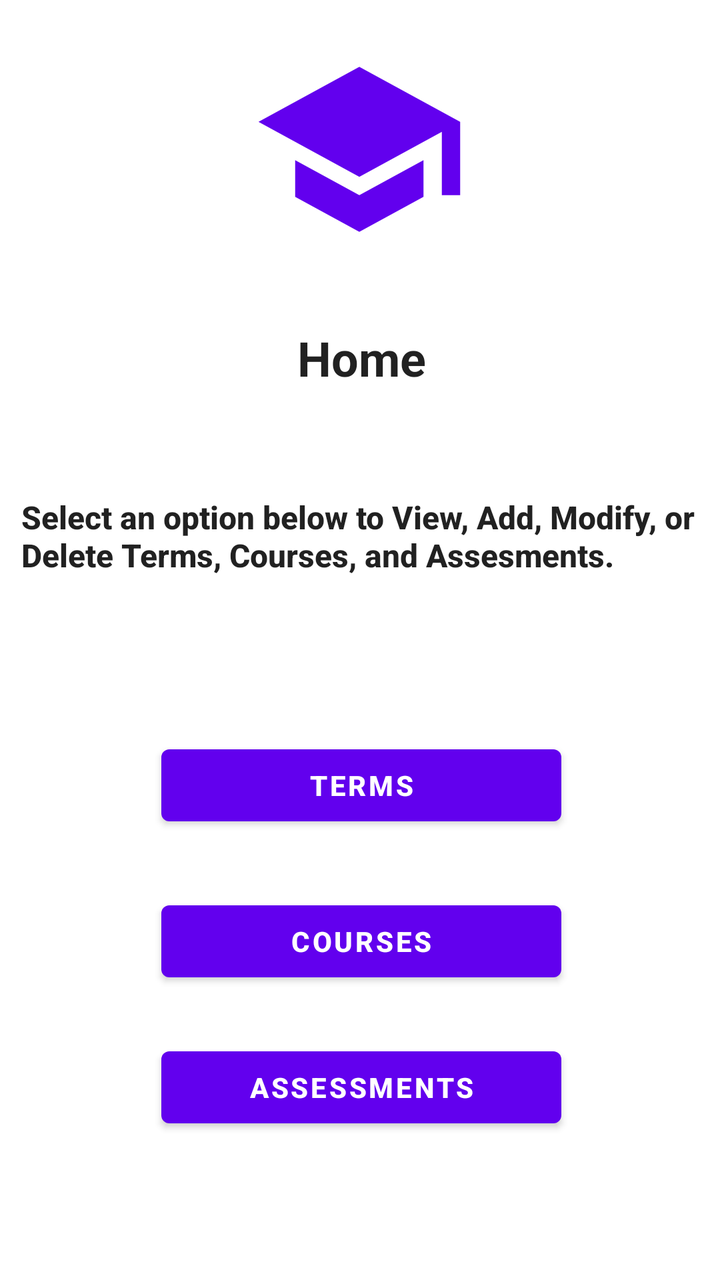
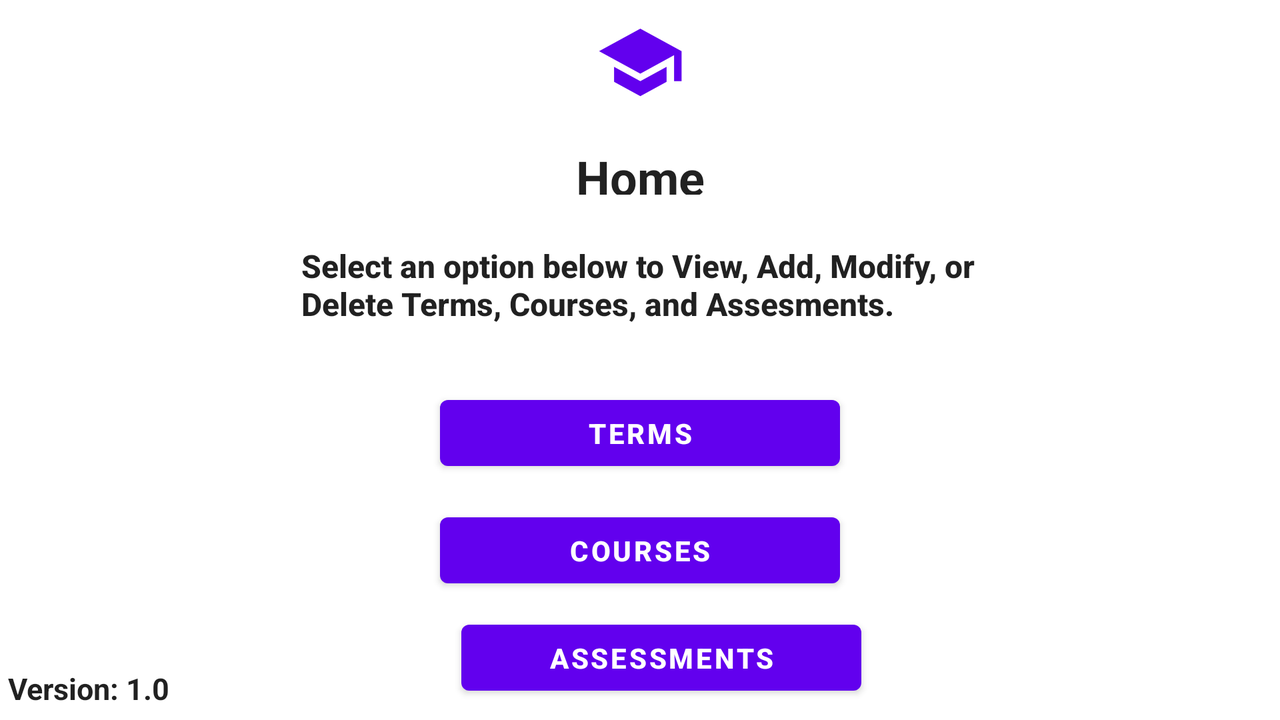

One screen, two layout resources from the same app: the default and the repository's alternative for another configuration. Each is rendered where Android would select it; the XML of both is given below.
<!-- AndroidManifest.xml: application theme Theme.RichardBrownC196 -->
<!-- res/layout/activity_main.xml -->
<?xml version="1.0" encoding="utf-8"?>
<androidx.constraintlayout.widget.ConstraintLayout xmlns:android="http://schemas.android.com/apk/res/android"
    xmlns:app="http://schemas.android.com/apk/res-auto"
    xmlns:tools="http://schemas.android.com/tools"
    android:layout_width="match_parent"
    android:layout_height="match_parent"
    tools:context=".Activities.MainActivity">

    <TextView
        android:id="@+id/textHome"
        android:layout_width="72dp"
        android:layout_height="33dp"
        android:layout_marginStart="170dp"
        android:layout_marginTop="5dp"
        android:layout_marginEnd="169dp"
        android:layout_marginBottom="5dp"
        android:text="@string/home"
        android:textAlignment="center"
        android:textAppearance="@style/TextAppearance.AppCompat.Large"
        android:textSize="24sp"
        android:textStyle="bold"
        app:layout_constraintBottom_toTopOf="@+id/homeText"
        app:layout_constraintEnd_toEndOf="parent"
        app:layout_constraintStart_toStartOf="parent"
        app:layout_constraintTop_toBottomOf="@+id/homeLogo" />

    <ImageView
        android:id="@+id/homeLogo"
        android:layout_width="110dp"
        android:layout_height="116dp"
        android:layout_marginStart="150dp"
        android:layout_marginTop="78dp"
        android:layout_marginEnd="151dp"
        android:layout_marginBottom="25dp"
        android:contentDescription="@string/homeLogo"
        app:layout_constraintBottom_toTopOf="@+id/textHome"
        app:layout_constraintEnd_toEndOf="parent"
        app:layout_constraintStart_toStartOf="parent"
        app:layout_constraintTop_toTopOf="parent"
        app:srcCompat="@drawable/ic_baseline_school_24"
        app:tint="@color/purple_500" />

    <Button
        android:id="@+id/termsButton"
        android:layout_width="200dp"
        android:layout_height="48dp"
        android:layout_marginStart="106dp"
        android:layout_marginTop="15dp"
        android:layout_marginEnd="105dp"
        android:layout_marginBottom="15dp"
        android:onClick="Terms"
        android:text="@string/terms"
        android:textStyle="bold"
        app:layout_constraintBottom_toTopOf="@+id/coursesButton"
        app:layout_constraintEnd_toEndOf="parent"
        app:layout_constraintStart_toStartOf="parent"
        app:layout_constraintTop_toBottomOf="@+id/homeText" />

    <Button
        android:id="@+id/coursesButton"
        android:layout_width="200dp"
        android:layout_height="48dp"
        android:layout_marginStart="106dp"
        android:layout_marginTop="15dp"
        android:layout_marginEnd="105dp"
        android:layout_marginBottom="5dp"
        android:onClick="Courses"
        android:text="@string/courses"
        android:textStyle="bold"
        app:layout_constraintBottom_toTopOf="@+id/assessmentsButton"
        app:layout_constraintEnd_toEndOf="parent"
        app:layout_constraintStart_toStartOf="parent"
        app:layout_constraintTop_toBottomOf="@+id/termsButton" />

    <Button
        android:id="@+id/assessmentsButton"
        android:layout_width="200dp"
        android:layout_height="48dp"
        android:layout_marginStart="106dp"
        android:layout_marginTop="20dp"
        android:layout_marginEnd="105dp"
        android:layout_marginBottom="5dp"
        android:onClick="Assessments"
        android:text="@string/assessments"
        android:textStyle="bold"
        app:layout_constraintBottom_toTopOf="@+id/versionText"
        app:layout_constraintEnd_toEndOf="parent"
        app:layout_constraintStart_toStartOf="parent"
        app:layout_constraintTop_toBottomOf="@+id/coursesButton" />

    <TextView
        android:id="@+id/homeText"
        android:layout_width="339dp"
        android:layout_height="43dp"
        android:layout_marginStart="36dp"
        android:layout_marginTop="47dp"
        android:layout_marginEnd="36dp"
        android:layout_marginBottom="63dp"
        android:text="@string/select_an_option_below_to_view_add_modify_or_delete_terms_courses_or_assessments"
        android:textAppearance="@style/TextAppearance.AppCompat.Body2"
        android:textSize="16sp"
        android:textStyle="bold"
        app:layout_constraintBottom_toTopOf="@+id/termsButton"
        app:layout_constraintEnd_toEndOf="parent"
        app:layout_constraintStart_toStartOf="parent"
        app:layout_constraintTop_toBottomOf="@+id/textHome" />

    <TextView
        android:id="@+id/versionText"
        android:layout_width="103dp"
        android:layout_height="30dp"
        android:layout_marginStart="10dp"
        android:layout_marginTop="80dp"
        android:layout_marginEnd="290dp"
        android:layout_marginBottom="19dp"
        android:text="@string/version_1_0"
        android:textAppearance="@style/TextAppearance.AppCompat.Body1"
        android:textSize="16sp"
        android:textStyle="bold"
        app:layout_constraintBottom_toBottomOf="parent"
        app:layout_constraintEnd_toEndOf="parent"
        app:layout_constraintHorizontal_bias="1.0"
        app:layout_constraintStart_toStartOf="parent"
        app:layout_constraintTop_toBottomOf="@+id/assessmentsButton" />

</androidx.constraintlayout.widget.ConstraintLayout>
<!-- resources referenced by this layout -->
<resources>
  <!-- drawable ic_baseline_school_24 (drawable) -->
  <vector android:height="24dp" android:tint="#00008B"
      android:viewportHeight="24" android:viewportWidth="24"
      android:width="24dp" xmlns:android="http://schemas.android.com/apk/res/android">
      <path android:fillColor="@android:color/white" android:pathData="M5,13.18v4L12,21l7,-3.82v-4L12,17l-7,-3.82zM12,3L1,9l11,6 9,-4.91V17h2V9L12,3z"/>
  </vector>
  <string name="assessments">Assessments</string>
  <string name="courses">Courses</string>
  <string name="home">Home</string>
  <string name="homeLogo" />
  <string name="select_an_option_below_to_view_add_modify_or_delete_terms_courses_or_assessments">Select an option below to View, Add, Modify, or Delete Terms, Courses, and Assesments.</string>
  <string name="terms">Terms</string>
  <string name="version_1_0">Version: 1.0</string>
  <style name="Theme.RichardBrownC196" parent="Theme.MaterialComponents.DayNight.DarkActionBar">
          
          <item name="colorPrimary">@color/purple_500</item>
          <item name="colorPrimaryVariant">@color/purple_700</item>
          <item name="colorOnPrimary">@color/white</item>
          
          <item name="colorSecondary">@color/teal_200</item>
          <item name="colorSecondaryVariant">@color/teal_700</item>
          <item name="colorOnSecondary">@color/black</item>
          
          <item name="android:statusBarColor" tools:targetApi="l">?attr/colorPrimaryVariant</item>
          
      </style>
</resources>
<!-- res/layout-land/activity_main.xml (the repository's variant of the layout above) -->
<!-- drawn on the phone turned sideways -->
<?xml version="1.0" encoding="utf-8"?>
<androidx.constraintlayout.widget.ConstraintLayout xmlns:android="http://schemas.android.com/apk/res/android"
    xmlns:app="http://schemas.android.com/apk/res-auto"
    xmlns:tools="http://schemas.android.com/tools"
    android:layout_width="match_parent"
    android:layout_height="match_parent"
    tools:context=".Activities.MainActivity">

    <TextView
        android:id="@+id/textHome"
        android:layout_width="72dp"
        android:layout_height="25dp"
        android:layout_marginStart="150dp"
        android:layout_marginTop="5dp"
        android:layout_marginEnd="150dp"
        android:layout_marginBottom="11dp"
        android:text="@string/home"
        android:textAlignment="center"
        android:textAppearance="@style/TextAppearance.AppCompat.Large"
        android:textSize="24sp"
        android:textStyle="bold"
        app:layout_constraintBottom_toTopOf="@+id/homeText"
        app:layout_constraintEnd_toEndOf="parent"
        app:layout_constraintStart_toStartOf="parent"
        app:layout_constraintTop_toBottomOf="@+id/homeLogo" />

    <ImageView
        android:id="@+id/homeLogo"
        android:layout_width="65dp"
        android:layout_height="45dp"
        android:layout_marginStart="100dp"
        android:layout_marginEnd="100dp"
        android:layout_marginBottom="5dp"
        android:contentDescription="@string/homeLogo"
        app:layout_constraintBottom_toTopOf="@+id/textHome"
        app:layout_constraintEnd_toEndOf="parent"
        app:layout_constraintStart_toStartOf="parent"
        app:layout_constraintTop_toTopOf="parent"
        app:srcCompat="@drawable/ic_baseline_school_24"
        app:tint="@color/purple_500" />

    <Button
        android:id="@+id/termsButton"
        android:layout_width="200dp"
        android:layout_height="45dp"
        android:layout_marginStart="100dp"
        android:layout_marginTop="-10dp"
        android:layout_marginEnd="100dp"
        android:layout_marginBottom="5dp"
        android:onClick="Terms"
        android:text="@string/terms"
        android:textStyle="bold"
        app:layout_constraintBottom_toTopOf="@+id/coursesButton"
        app:layout_constraintEnd_toEndOf="parent"
        app:layout_constraintStart_toStartOf="parent"
        app:layout_constraintTop_toBottomOf="@+id/homeText" />

    <Button
        android:id="@+id/coursesButton"
        android:layout_width="200dp"
        android:layout_height="45dp"
        android:onClick="Courses"
        android:text="@string/courses"
        android:textStyle="bold"
        app:layout_constraintBottom_toTopOf="@+id/assessmentsButton"
        app:layout_constraintEnd_toEndOf="parent"
        app:layout_constraintStart_toStartOf="parent"
        app:layout_constraintTop_toBottomOf="@+id/termsButton" />

    <Button
        android:id="@+id/assessmentsButton"
        android:layout_width="200dp"
        android:layout_height="45dp"
        android:onClick="Assessments"
        android:text="@string/assessments"
        android:textStyle="bold"
        app:layout_constraintBottom_toBottomOf="parent"
        app:layout_constraintEnd_toEndOf="parent"
        app:layout_constraintHorizontal_bias="0.377"
        app:layout_constraintStart_toEndOf="@+id/versionText"
        app:layout_constraintTop_toBottomOf="@+id/coursesButton" />

    <TextView
        android:id="@+id/homeText"
        android:layout_width="339dp"
        android:layout_height="45dp"
        android:layout_marginTop="5dp"
        android:layout_marginBottom="28dp"
        android:text="@string/select_an_option_below_to_view_add_modify_or_delete_terms_courses_or_assessments"
        android:textAppearance="@style/TextAppearance.AppCompat.Body2"
        android:textSize="16sp"
        android:textStyle="bold"
        app:layout_constraintBottom_toTopOf="@+id/termsButton"
        app:layout_constraintEnd_toEndOf="parent"
        app:layout_constraintStart_toStartOf="parent"
        app:layout_constraintTop_toBottomOf="@+id/textHome" />

    <TextView
        android:id="@+id/versionText"
        android:layout_width="100dp"
        android:layout_height="20dp"
        android:layout_marginStart="4dp"
        android:layout_marginBottom="6dp"
        android:text="@string/version_1_0"
        android:textAppearance="@style/TextAppearance.AppCompat.Body1"
        android:textSize="15dp"
        android:textStyle="bold"
        app:layout_constraintBottom_toBottomOf="parent"
        app:layout_constraintStart_toStartOf="parent" />

</androidx.constraintlayout.widget.ConstraintLayout>
